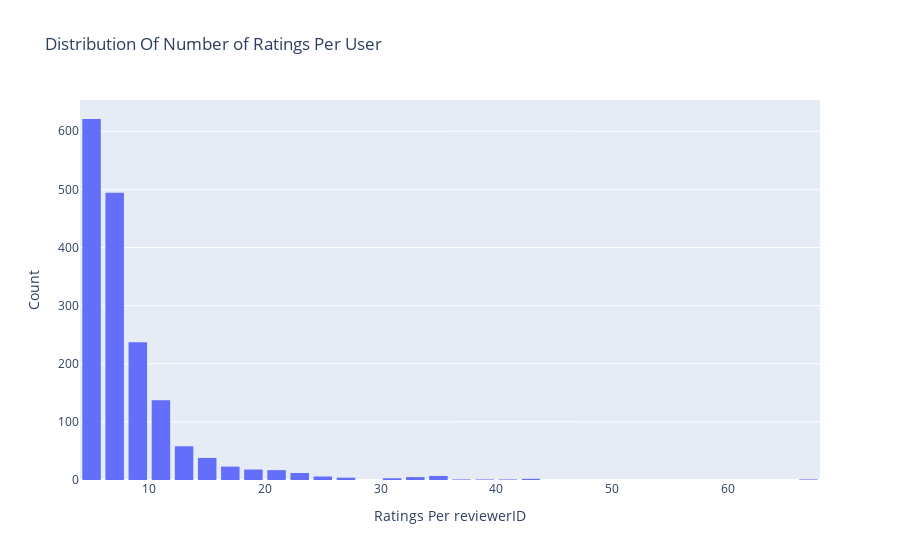

The notebook cell saved with this chart:
### Markdown cell above
### Number of ratings per user

Below provides how many ratings we have per user. Because of how the dataset was created, the minimum number of ratings per user in this dataset is 20, which alleviates the long-tail problem (i.e., when most of your users has very few or 0 ratings).

### Code cell
# Number of ratings per reviewer
data = df.groupby('reviewerID')['overall'].count()

# Create trace
trace = go.Histogram(x = data.values,
                     name = 'Ratings',
                     xbins = dict(start = 0, size = 2))
# Create layout
layout = go.Layout(title = 'Distribution Of Number of Ratings Per User',
                   xaxis = dict(title = 'Ratings Per reviewerID'),
                   yaxis = dict(title = 'Count'),
                   bargap = 0.2)

# Create plot
fig = go.Figure(data=[trace], layout=layout)
iplot(fig)

### Figure 1 — Plotly figure (JSON) as saved in the notebook; plotly's stock layout.template omitted (floating-point values rounded to 4 significant figures; data arrays with more than 128 entries replaced by an {"elided": "..."} marker saying what was removed)
{"data": [{"name": "Ratings", "type": "histogram", "x": {"elided": "1686 int values"}, "xbins": {"size": 2, "start": 0}}], "layout": {"bargap": 0.2, "title": {"text": "Distribution Of Number of Ratings Per User"}, "xaxis": {"title": {"text": "Ratings Per reviewerID"}}, "yaxis": {"title": {"text": "Count"}}}}
